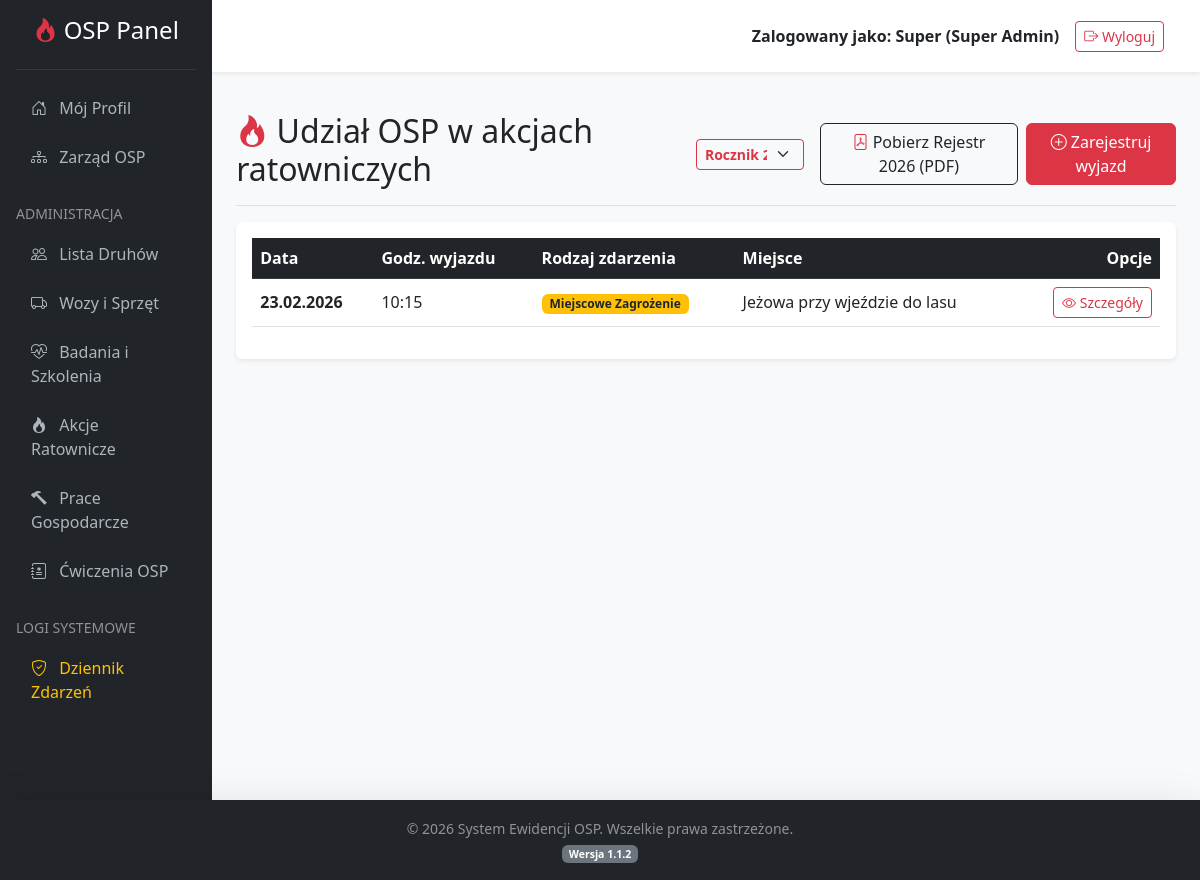
The page /index.php?action=incidents (signed in) on the database its author committed.
### tables this page shows
CREATE TABLE `incidents` (
  `id` int(11) NOT NULL,
  `incident_date` date NOT NULL,
  `time_departure` time NOT NULL,
  `time_return` time NOT NULL,
  `incident_type` varchar(100) NOT NULL,
  `location` varchar(255) NOT NULL,
  `notes` text DEFAULT NULL,
  `created_at` timestamp NOT NULL DEFAULT current_timestamp()
);

### controllers/IncidentController.php (called while the page is built, shortened)
<?php
require_once 'models/Incident.php';
class IncidentController {
    private $incidentModel;
    public function __construct($dbConnection) {
        $this->db = $dbConnection;
        $this->incidentModel = new Incident($this->db);
    }
    public function index() {
        $dostepne_lata = $this->incidentModel->getAvailableYears();
        $wybrany_rok = isset($_GET['year']) ? (int)$_GET['year'] : date('Y');
        $stmt = $this->incidentModel->readByYear($wybrany_rok);
        $akcje = $stmt->fetchAll(PDO::FETCH_ASSOC);
        require_once 'views/incidents_list.php';
    }
}
?>

### models/Incident.php (called while the page is built, shortened)
<?php
class Incident {
    private $conn;
    private $table_name = "incidents";
    public function __construct($db) {
        $this->conn = $db;
    }
    public function readByYear($year) {
        $query = "SELECT id, incident_date, time_departure, time_return, incident_type, location, notes
                  FROM " . $this->table_name . "
                  WHERE YEAR(incident_date) = :year
                  ORDER BY incident_date DESC, time_departure DESC";
        $stmt = $this->conn->prepare($query);
        $stmt->bindParam(':year', $year, PDO::PARAM_INT);
        $stmt->execute();
        return $stmt;
    }
    public function getAvailableYears() {
        $query = "SELECT DISTINCT YEAR(incident_date) as year FROM " . $this->table_name . " ORDER BY year DESC";
        $stmt = $this->conn->prepare($query);
        $stmt->execute();
        $years = $stmt->fetchAll(PDO::FETCH_COLUMN);
        return $years;
    }
}
?>

### views/incidents_list.php (the view, shortened to what this page needs)
<?php include 'views/header.php'; ?>
<div class="d-flex justify-content-between flex-wrap flex-md-nowrap align-items-center pt-3 pb-2 mb-3 border-bottom">
    <h1 class="h2"><i class="bi bi-fire text-danger"></i> Udział OSP w akcjach ratowniczych</h1>
    <div class="d-flex align-items-center">
        <form action="index.php" method="GET" class="d-flex me-3">
            <select name="year" class="form-select form-select-sm border-danger bg-light fw-bold text-danger" onchange="this.form.submit()">
                <?php foreach ($dostepne_lata as $rok): ?>
                    <option value="<?= $rok ?>" <?= ($rok == $wybrany_rok) ? 'selected' : '' ?>>Rocznik <?= $rok ?></option>
                <?php endforeach; ?>
            </select>
        </form>
        <a href="index.php?action=exportIncidentsPdf&year=<?= $wybrany_rok ?>" class="btn btn-outline-dark me-2" target="_blank">
            <i class="bi bi-file-pdf text-danger"></i> Pobierz Rejestr <?= $wybrany_rok ?> (PDF)
        </a>
        <a href="index.php?action=addIncident" class="btn btn-danger"><i class="bi bi-plus-circle"></i> Zarejestruj wyjazd</a>
    </div>
</div>
<div class="card shadow-sm border-0">
    <div class="card-body">
        <div class="table-responsive">
            <table class="table table-hover align-middle">
                <thead class="table-dark">
                    <tr>
                        <th>Data</th>
                        <th>Godz. wyjazdu</th>
                        <th>Rodzaj zdarzenia</th>
                        <th>Miejsce</th>
                        <th class="text-end">Opcje</th>
                    </tr>
                </thead>
                <tbody>
                    <?php if (!empty($akcje)): ?>
                        <?php foreach ($akcje as $akcja): ?>
                            <tr>
                                <td><strong><?= date('d.m.Y', strtotime($akcja['incident_date'])) ?></strong></td>
                                <td><?= date('H:i', strtotime($akcja['time_departure'])) ?></td>
                                <td>
                                    <?php if ($akcja['incident_type'] == 'Pożar'): ?>
                                        <span class="badge bg-danger">Pożar</span>
                                    <?php elseif ($akcja['incident_type'] == 'Miejscowe Zagrożenie'): ?>
                                        <span class="badge bg-warning text-dark">Miejscowe Zagrożenie</span>
                                    <?php else: ?>
                                        <span class="badge bg-secondary"><?= htmlspecialchars($akcja['incident_type']) ?></span>
                                    <?php endif; ?>
                                </td>
                                <td><?= htmlspecialchars($akcja['location']) ?></td>
                                <td class="text-end">
                                    <a href="index.php?action=viewIncident&id=<?= $akcja['id'] ?>" class="btn btn-sm btn-outline-danger">
                                        <i class="bi bi-eye"></i> Szczegóły
                                    </a>
                                </td>
                            </tr>
                        <?php endforeach; ?>
                    <?php else: ?>
                        <tr><td colspan="5" class="text-center text-muted py-4">Brak zarejestrowanych wyjazdów w ewidencji.</td></tr>
                    <?php endif; ?>
                </tbody>
            </table>
        </div>
    </div>
</div>
<?php include 'views/footer.php'; ?>

### views/footer.php (style rules this page uses)
body { display: flex; flex-direction: column; min-height: 100vh; background-color: #f8f9fa; }

### rows shown on the page
incidents: incident_date "23.02.2026", time_departure "10:15", shows "Miejscowe Zagrożenie", location "Jeżowa przy wjeździe do lasu"

### other values the page prints
$_SESSION['first_name'] "Super"
$wybrany_rok "2026"
